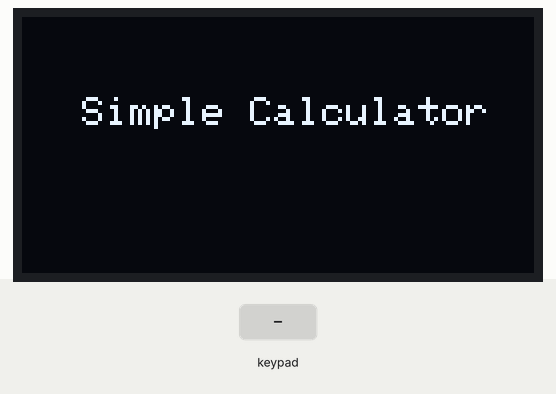
A sketch run on a simulated Arduino Uno, built with avr-gcc and run on an emulated ATmega328P. On the bench: 128×64 one-colour display. The inputs (shaded band) are chosen by the test bench.

Above: at 0.1 s.
3.3 s: keypad keys 7 + 5 = pressed 0.4 s apart
At 5.2 s:
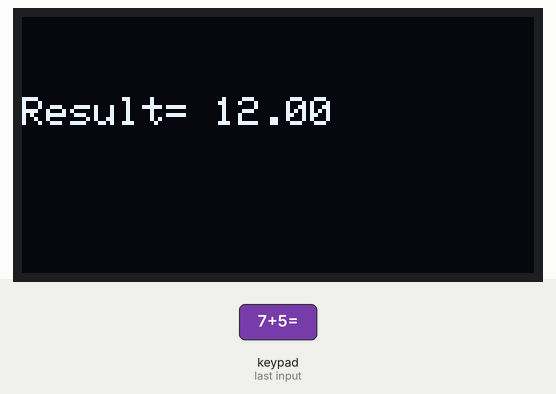
6.4 s: key '*' pressed
At 7.6 s:
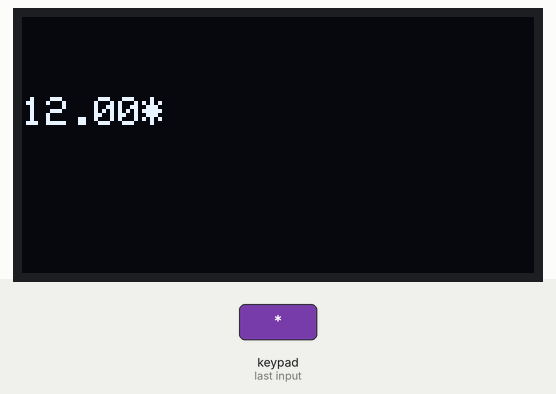
7.9 s: key '1' pressed
9.4 s: keypad keys 1 2 3 4 pressed 0.4 s apart
At 10.9 s:
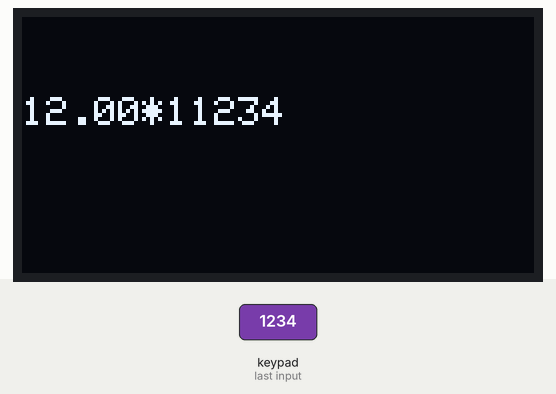
12.5 s: key '#' pressed
At 13.3 s:
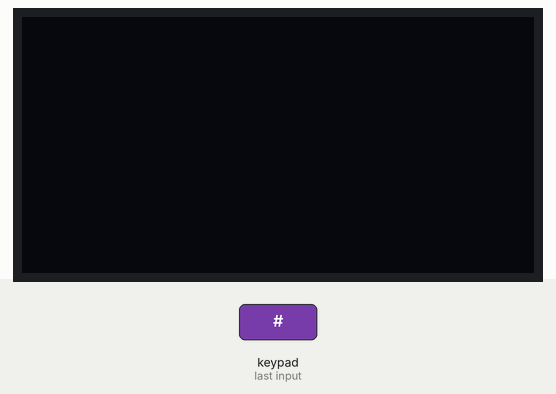
14.0 s: keypad keys 8 / 2 = pressed 0.4 s apart
At 14.63 s:
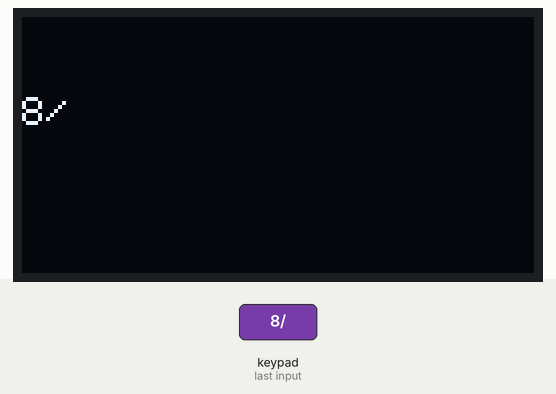
Timing chart, 0 to 17.0 s (numbered marks = the images above; inputs shaded):
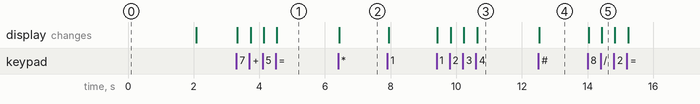

Measured:
- after the input at 3.3 s, the display: first changes at once (image 1 shows a later state)
- after the input at 6.4 s, the display: changes at once (image 2)
- after the input at 9.4 s, the display: first changes at once (image 3 shows a later state)
- after the input at 12.5 s, the display: changes at once (image 4)
- after the input at 14.0 s, the display: first changes at once (image 5 shows a later state)

The sketch:

file.ino
```cpp
// =======================================================
// SIMPLE CALCULATOR USING:
// 1. Arduino UNO
// 2. 4x4 Keypad
// 3. SSD1306 OLED Display
// =======================================================

// ---------------- LIBRARIES ----------------
#include <Wire.h>
#include <Adafruit_GFX.h>
#include <Adafruit_SSD1306.h>
#include <Keypad.h>

// ---------------- OLED SETTINGS ----------------
#define SCREEN_WIDTH 128
#define SCREEN_HEIGHT 64

// Create OLED display object
Adafruit_SSD1306 display(SCREEN_WIDTH, SCREEN_HEIGHT, &Wire, -1);

// ---------------- KEYPAD SETTINGS ----------------

// Keypad size
const byte ROWS = 4;
const byte COLS = 4;

// Keypad layout
char keys[ROWS][COLS] = {
  {'1', '2', '3', '+'},
  {'4', '5', '6', '-'},
  {'7', '8', '9', '*'},
  {'#', '0', '=', '/'}
};

// Arduino pins connected to keypad
byte rowPins[ROWS] = {1, 2, 3, 4};   // R1 R2 R3 R4
byte colPins[COLS] = {5, 6, 7, 8};   // C1 C2 C3 C4

// Create keypad object
Keypad keypad = Keypad(makeKeymap(keys),
                       rowPins,
                       colPins,
                       ROWS,
                       COLS);

// ---------------- VARIABLES ----------------

// First number
String num1 = "";

// Second number
String num2 = "";

// Operator
char op;

// Result
float result;

// True after operator pressed
bool operatorPressed = false;

// Full expression for display
String expression = "";

// =======================================================
// SETUP
// =======================================================
void setup() {

  // Start OLED display
  display.begin(SSD1306_SWITCHCAPVCC, 0x3C);

  // Clear screen
  display.clearDisplay();

  // Text settings
  display.setTextSize(1.8);
  display.setTextColor(WHITE);

  // Welcome message
  display.setCursor(15, 20);
  display.println("Simple Calculator");

  display.display();

  delay(2000);

  display.clearDisplay();
  display.display();
}

// =======================================================
// LOOP
// =======================================================
void loop() {

  // Read pressed key
  char key = keypad.getKey();

  // If key pressed
  if (key) {

    // ===================================================
    // CLEAR EVERYTHING
    // ===================================================
    if (key == '#') {

      num1 = "";
      num2 = "";
      expression = "";
      operatorPressed = false;
      result = 0;

      display.clearDisplay();
      display.display();
    }

    // ===================================================
    // IF NUMBER PRESSED
    // ===================================================
    else if (isDigit(key)) {

      // Store first number
      if (!operatorPressed) {
        num1 += key;
      }

      // Store second number
      else {
        num2 += key;
      }

      // Add to expression
      expression += key;

      // Show on display
      updateDisplay(expression);
    }

    // ===================================================
    // IF OPERATOR PRESSED
    // ===================================================
    else if (key == '+' || key == '-' ||
             key == '*' || key == '/') {

      // Allow only one operator
      if (!operatorPressed && num1 != "") {

        op = key;
        operatorPressed = true;

        expression += key;

        updateDisplay(expression);
      }
    }

    // ===================================================
    // CALCULATE WHEN '=' PRESSED
    // ===================================================
    else if (key == '=') {

      // Convert strings to numbers
      float n1 = num1.toFloat();
      float n2 = num2.toFloat();

      // Perform calculation
      switch (op) {

        case '+':
          result = n1 + n2;
          break;

        case '-':
          result = n1 - n2;
          break;

        case '*':
          result = n1 * n2;
          break;

        case '/':

          // Prevent divide by zero
          if (n2 != 0) {
            result = n1 / n2;
          }
          else {

            display.clearDisplay();

            display.setCursor(0, 20);
            display.setTextSize(1);
            display.println("ERROR");

            display.display();

            delay(2000);

            return;
          }

          break;
      }

      // Final expression
      expression = "Result= " + String(result);
      // Show result
      updateDisplay(expression);

      // Prepare for next calculation
      num1 = String(result);
      num2 = "";
      operatorPressed = false;

      // Keep only result for next operation
      expression = String(result);
    }
  }
}

// =======================================================
// DISPLAY FUNCTION
// =======================================================
void updateDisplay(String text) {

  display.clearDisplay();

  display.setTextSize(1);
  display.setCursor(0, 20);

  display.println(text);

  display.display();
}
```
